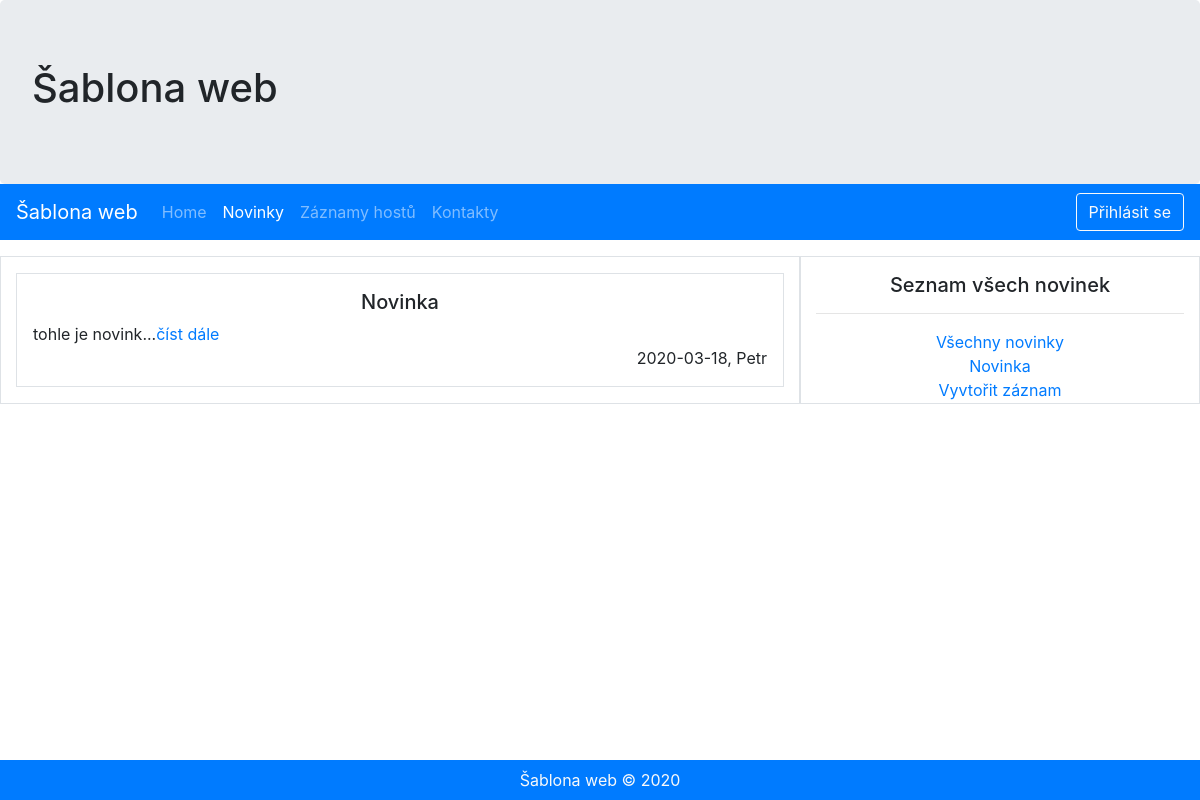
Page /news.php on the committed database.
### tables this page shows
CREATE TABLE `novinky` (
  `id` int(11) NOT NULL,
  `datum` date NOT NULL,
  `nadpis` varchar(255) NOT NULL,
  `autor` varchar(250) NOT NULL,
  `email` varchar(250) NOT NULL,
  `text` varchar(250) NOT NULL
);

### includes/Database.php (called while the page is built)
<?php
class Database {
  private static $instance;
  private $connection;
  private $hostname = 'localhost';
  private $username = 'root';
  private $password = 'root';
  private $database = 'mujweb';
  private function __construct() {
    try {
      $this->connection = new PDO('mysql:host=' . $this->hostname . ';dbname='
        . $this->database, $this->username, $this->password);
    } catch (PDOException $exception) {
      echo 'Failed to establish connection: ' . $exception->getMessage();
    }
  }
  public static function getInstance() {
    if (self::$instance == NULL) {
      self::$instance = new Database();
    }
    return self::$instance;
  }
  public function getConnection() {
    return $this->connection;
  }
}

### news.php (the view, shortened to what this page needs)
<!doctype html>
<html lang="en">
<head>
  <?php include 'includes/head.inc.php' ?>
</head>
<body>
<?php include 'includes/header.inc.php' ?>
<?php include 'includes/navigation.inc.php' ?>
<div class="container-fluid">
	<div class="row mt-3">
		<div class="col-8 border">
          <?php
          $statement = Database::getInstance()
            ->getConnection()
            ->prepare('SELECT * FROM novinky');
          $statement->execute();
          $result = $statement->fetchAll();
          if (!isLoggedIn()) {
            if (!isset($_GET['individual'])) {
              foreach ($result as $item) {
                printNovinka($item['id'], $item['nadpis'], $item['datum'],
                  $item['autor'], $item['text']);
              }
            }
          }
          ?>
		</div>
		<div class="col-4 border text-center">
			<h5 class="mt-3">Seznam všech novinek</h5>
			<hr>
			<a href="news.php">Všechny novinky</a><br>
          <?php
          foreach ($result as $item) {
            echo '<a href="?individual=' . $item['id'] . '">' . $item['nadpis']
              . '</a><br>';
          }
          ?>
			<form name="addNews" action="" method="post">
				<a href=""
				   onclick="document.forms['addNews'].submit(); return false;">Vyvtořit
					záznam</a>
			</form>
		</div>
	</div>
</div>
<?php include 'includes/footer.inc.php' ?>
</body>
</html>

### includes/functions.inc.php (shortened to what this page needs)
<?php
function active($page) {
  if (basename($_SERVER['SCRIPT_FILENAME']) == $page) {
    echo 'active';
  }
}
function isLoggedIn() {
  return !empty($_SESSION['loggedIn']);
}
function printNovinka($id, $title, $date, $author, $text) {
  echo '<div class="border my-3 p-3">'
    . '<h5 class="text-center">'
    . $title
    . '</h5>'
    . substr($text, 0, 15) . '...' . '<a href="?individual=' . $id
    . '">číst dále</a>'
    . '<br><div class="text-right">' . $date . ', ' . $author . '</div>'
    . '</div>';
}

### rows in the picture
novinky: nadpis "Novinka", text "tohle je novink", datum "2020-03-18", autor "Petr"

### other values in the picture
getConfig('site_name') "Šablona web"
